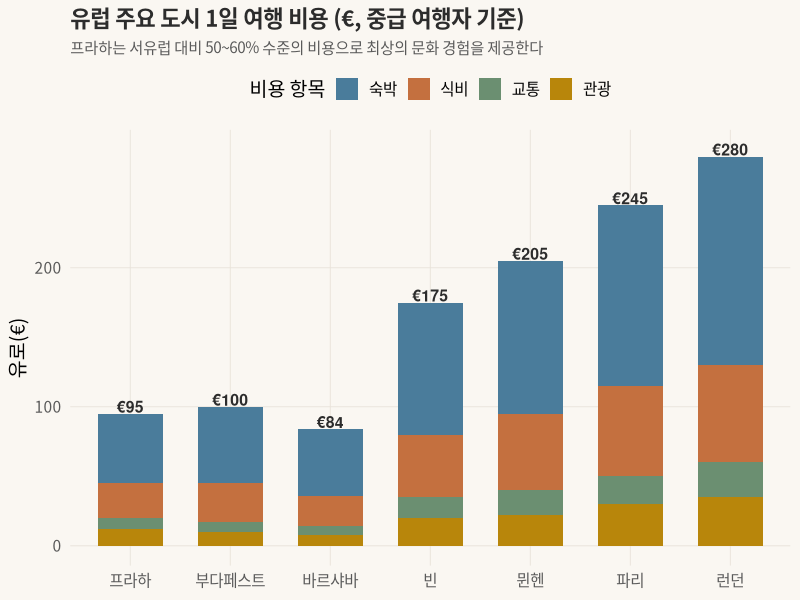
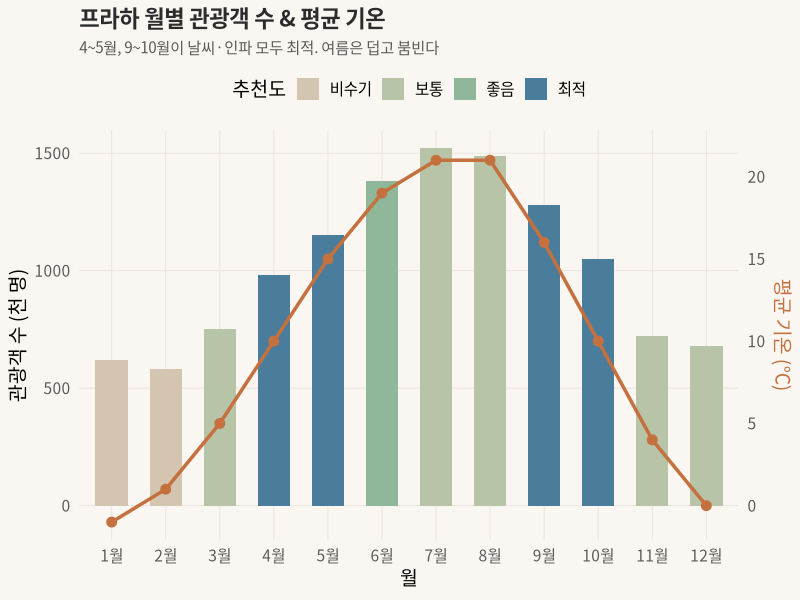
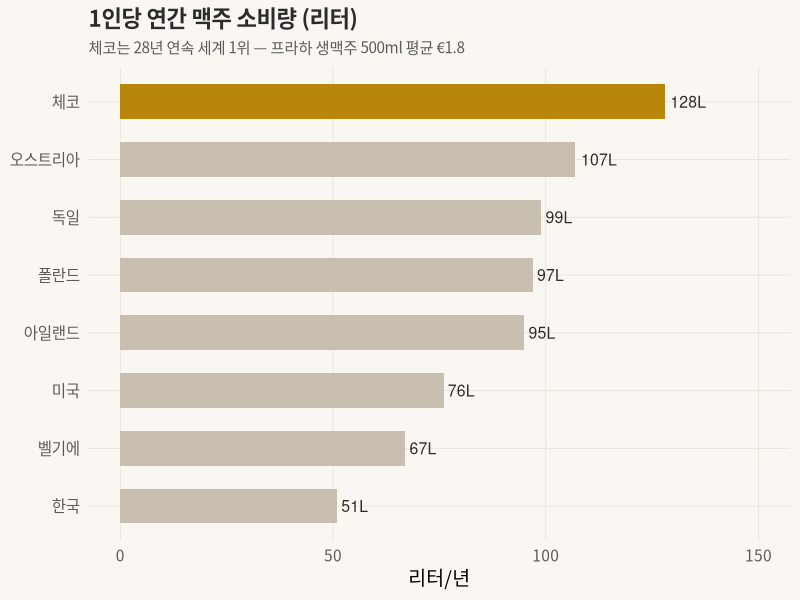

These charts were generated, in order, by the following R code:
## ---- chunk 1
knitr::opts_chunk$set(
  echo = FALSE, warning = FALSE, message = FALSE,
  fig.width = 10, fig.height = 5.5, dpi = 150
)
library(ggplot2)
library(dplyr)
library(tidyr)

theme_voyager <- function() {
  theme_minimal(base_size = 14, base_family = "Noto Sans CJK KR") +
    theme(
      plot.title = element_text(face = "bold", size = 16, color = "#2c2c2c"),
      plot.subtitle = element_text(size = 11, color = "#5a5a5a", lineheight = 1.4),
      plot.background = element_rect(fill = "#faf7f2", color = NA),
      panel.background = element_rect(fill = "#faf7f2", color = NA),
      panel.grid.major = element_line(color = "#e8e2d9", linewidth = 0.3),
      panel.grid.minor = element_blank(),
      axis.text = element_text(color = "#5a5a5a"),
      legend.position = "bottom"
    )
}
## ---- chunk 2
budget_data <- data.frame(
  도시 = factor(c("프라하", "부다페스트", "바르샤바", "빈", "뮌헨", "파리", "런던"),
               levels = c("프라하", "부다페스트", "바르샤바", "빈", "뮌헨", "파리", "런던")),
  숙박 = c(50, 55, 48, 95, 110, 130, 150),
  식비 = c(25, 28, 22, 45, 55, 65, 70),
  교통 = c(8, 7, 6, 15, 18, 20, 25),
  관광 = c(12, 10, 8, 20, 22, 30, 35)
)

budget_long <- budget_data %>%
  pivot_longer(cols = -도시, names_to = "항목", values_to = "비용") %>%
  mutate(항목 = factor(항목, levels = c("숙박", "식비", "교통", "관광")))

ggplot(budget_long, aes(x = 도시, y = 비용, fill = 항목)) +
  geom_col(position = "stack", width = 0.65) +
  scale_fill_manual(values = c("숙박" = "#4a7c9b", "식비" = "#c4703f",
                                "교통" = "#6b8f71", "관광" = "#b8860b")) +
  labs(
    title = "유럽 주요 도시 1일 여행 비용 (€, 중급 여행자 기준)",
    subtitle = "프라하는 서유럽 대비 50~60% 수준의 비용으로 최상의 문화 경험을 제공한다",
    x = NULL, y = "유로(€)",
    fill = "비용 항목"
  ) +
  geom_text(
    data = budget_data %>%
      mutate(합계 = 숙박 + 식비 + 교통 + 관광),
    aes(x = 도시, y = 합계 + 5, label = paste0("€", 합계)),
    inherit.aes = FALSE,
    size = 4, fontface = "bold", color = "#2c2c2c"
  ) +
  theme_voyager() +
  theme(legend.position = "top")
## ---- chunk 3
monthly_data <- data.frame(
  월 = factor(1:12, labels = paste0(1:12, "월")),
  관광객수 = c(620, 580, 750, 980, 1150, 1380, 1520, 1490, 1280, 1050, 720, 680),
  평균기온 = c(-1, 1, 5, 10, 15, 19, 21, 21, 16, 10, 4, 0),
  추천도 = c(2, 2, 3, 5, 5, 4, 3, 3, 5, 5, 3, 3)
)

ggplot(monthly_data, aes(x = 월)) +
  geom_col(aes(y = 관광객수, fill = factor(추천도)), width = 0.6) +
  geom_line(aes(y = 평균기온 * 70, group = 1), color = "#c4703f", linewidth = 1.2) +
  geom_point(aes(y = 평균기온 * 70), color = "#c4703f", size = 3) +
  scale_fill_manual(
    values = c("2" = "#d4c5b0", "3" = "#b8c4a8", "4" = "#8fb89a", "5" = "#4a7c9b"),
    labels = c("2" = "비수기", "3" = "보통", "4" = "좋음", "5" = "최적"),
    name = "추천도"
  ) +
  scale_y_continuous(
    name = "관광객 수 (천 명)",
    sec.axis = sec_axis(~./70, name = "평균 기온 (°C)")
  ) +
  labs(
    title = "프라하 월별 관광객 수 & 평균 기온",
    subtitle = "4~5월, 9~10월이 날씨·인파 모두 최적. 여름은 덥고 붐빈다"
  ) +
  theme_voyager() +
  theme(
    legend.position = "top",
    axis.title.y.right = element_text(color = "#c4703f")
  )
## ---- chunk 4
beer_data <- data.frame(
  국가 = factor(c("체코", "오스트리아", "독일", "폴란드", "아일랜드",
                  "벨기에", "한국", "미국"),
               levels = c("체코", "오스트리아", "독일", "폴란드", "아일랜드",
                          "벨기에", "한국", "미국")),
  소비량 = c(128, 107, 99, 97, 95, 67, 51, 76),
  프라하맥주가격 = c(1.8, NA, NA, NA, NA, NA, NA, NA)
)

p <- ggplot(beer_data, aes(x = reorder(국가, 소비량), y = 소비량)) +
  geom_col(aes(fill = ifelse(국가 == "체코", "highlight", "normal")),
           width = 0.6, show.legend = FALSE) +
  geom_text(aes(label = paste0(소비량, "L")),
            hjust = -0.15, size = 4, color = "#2c2c2c") +
  scale_fill_manual(values = c("highlight" = "#b8860b", "normal" = "#c9bfb0")) +
  coord_flip() +
  labs(
    title = "1인당 연간 맥주 소비량 (리터)",
    subtitle = "체코는 28년 연속 세계 1위 — 프라하 생맥주 500ml 평균 €1.8",
    x = NULL, y = "리터/년"
  ) +
  scale_y_continuous(limits = c(0, 150)) +
  theme_voyager()

p
